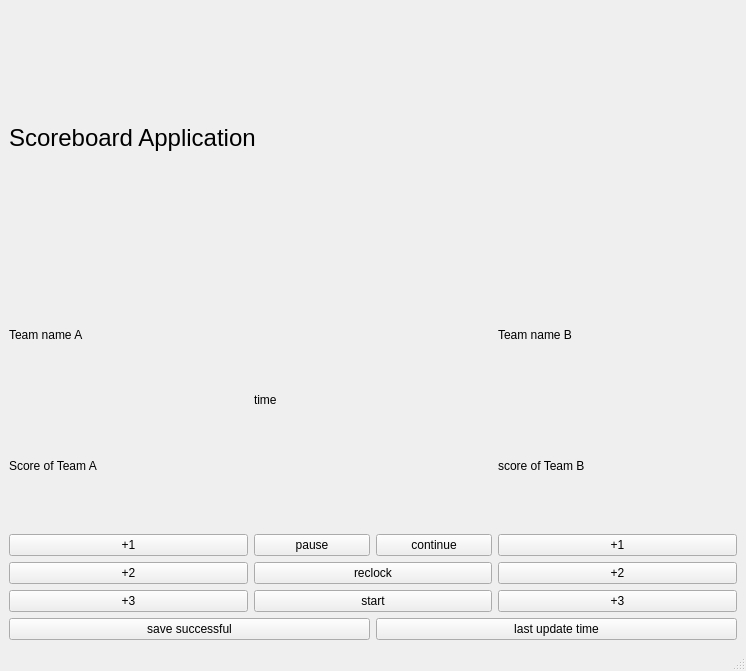
<?xml version="1.0" encoding="UTF-8"?>
<ui version="4.0">
 <class>MainWindow</class>
 <widget class="QMainWindow" name="MainWindow">
  <property name="geometry">
   <rect>
    <x>0</x>
    <y>0</y>
    <width>746</width>
    <height>671</height>
   </rect>
  </property>
  <property name="windowTitle">
   <string>MainWindow</string>
  </property>
  <widget class="QWidget" name="centralwidget">
   <layout class="QVBoxLayout" name="verticalLayout">
    <item>
     <layout class="QHBoxLayout" name="horizontalLayout_7">
      <item>
       <layout class="QHBoxLayout" name="horizontalLayout_8">
        <item>
         <widget class="QLabel" name="label">
          <property name="font">
           <font>
            <pointsize>18</pointsize>
           </font>
          </property>
          <property name="text">
           <string>Scoreboard Application</string>
          </property>
         </widget>
        </item>
        <item>
         <widget class="QLabel" name="label_7">
          <property name="text">
           <string/>
          </property>
          <property name="pixmap">
           <pixmap>../Documents/GitHub/Documents/Screenshot 2025-05-14 at 11.25.39 am.png</pixmap>
          </property>
         </widget>
        </item>
       </layout>
      </item>
     </layout>
    </item>
    <item>
     <layout class="QHBoxLayout" name="horizontalLayout">
      <item>
       <layout class="QVBoxLayout" name="verticalLayout_2">
        <item>
         <widget class="QLabel" name="label_4">
          <property name="text">
           <string>Team name A</string>
          </property>
         </widget>
        </item>
        <item>
         <widget class="QLabel" name="label_5">
          <property name="text">
           <string>Score of Team A</string>
          </property>
         </widget>
        </item>
       </layout>
      </item>
      <item>
       <widget class="QLabel" name="label_6">
        <property name="text">
         <string>time</string>
        </property>
       </widget>
      </item>
      <item>
       <layout class="QVBoxLayout" name="verticalLayout_4">
        <item>
         <widget class="QLabel" name="label_3">
          <property name="text">
           <string>Team name B</string>
          </property>
         </widget>
        </item>
        <item>
         <widget class="QLabel" name="label_2">
          <property name="text">
           <string>score of Team B</string>
          </property>
         </widget>
        </item>
       </layout>
      </item>
     </layout>
    </item>
    <item>
     <layout class="QHBoxLayout" name="horizontalLayout_2">
      <item>
       <layout class="QHBoxLayout" name="horizontalLayout_3">
        <item>
         <layout class="QHBoxLayout" name="horizontalLayout_4">
          <item>
           <layout class="QVBoxLayout" name="verticalLayout_5">
            <item>
             <widget class="QPushButton" name="pushButton_5">
              <property name="text">
               <string>+1</string>
              </property>
             </widget>
            </item>
            <item>
             <widget class="QPushButton" name="pushButton">
              <property name="text">
               <string>+2</string>
              </property>
             </widget>
            </item>
            <item>
             <widget class="QPushButton" name="pushButton_6">
              <property name="text">
               <string>+3</string>
              </property>
             </widget>
            </item>
           </layout>
          </item>
         </layout>
        </item>
       </layout>
      </item>
      <item>
       <layout class="QVBoxLayout" name="verticalLayout_7">
        <item>
         <layout class="QHBoxLayout" name="horizontalLayout_5">
          <item>
           <widget class="QPushButton" name="pushButton_11">
            <property name="text">
             <string>pause</string>
            </property>
           </widget>
          </item>
          <item>
           <widget class="QPushButton" name="pushButton_12">
            <property name="text">
             <string>continue</string>
            </property>
           </widget>
          </item>
         </layout>
        </item>
        <item>
         <widget class="QPushButton" name="pushButton_10">
          <property name="text">
           <string>reclock</string>
          </property>
         </widget>
        </item>
        <item>
         <widget class="QPushButton" name="pushButton_9">
          <property name="text">
           <string>start</string>
          </property>
         </widget>
        </item>
       </layout>
      </item>
      <item>
       <layout class="QVBoxLayout" name="verticalLayout_6">
        <item>
         <widget class="QPushButton" name="pushButton_8">
          <property name="text">
           <string>+1</string>
          </property>
         </widget>
        </item>
        <item>
         <widget class="QPushButton" name="pushButton_3">
          <property name="text">
           <string>+2</string>
          </property>
         </widget>
        </item>
        <item>
         <widget class="QPushButton" name="pushButton_7">
          <property name="text">
           <string>+3</string>
          </property>
         </widget>
        </item>
       </layout>
      </item>
     </layout>
    </item>
    <item>
     <layout class="QHBoxLayout" name="horizontalLayout_6">
      <item>
       <widget class="QPushButton" name="pushButton_2">
        <property name="text">
         <string>save successful</string>
        </property>
       </widget>
      </item>
      <item>
       <widget class="QPushButton" name="pushButton_4">
        <property name="text">
         <string>last update time</string>
        </property>
       </widget>
      </item>
     </layout>
    </item>
   </layout>
  </widget>
  <widget class="QMenuBar" name="menubar">
   <property name="geometry">
    <rect>
     <x>0</x>
     <y>0</y>
     <width>746</width>
     <height>24</height>
    </rect>
   </property>
  </widget>
  <widget class="QStatusBar" name="statusbar"/>
 </widget>
 <resources/>
 <connections/>
</ui>
